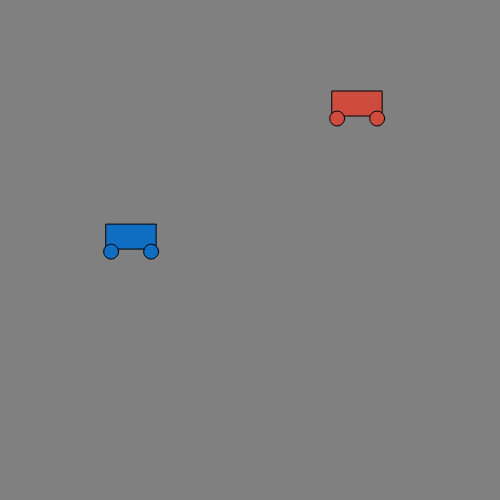
Frame 1 (no input)
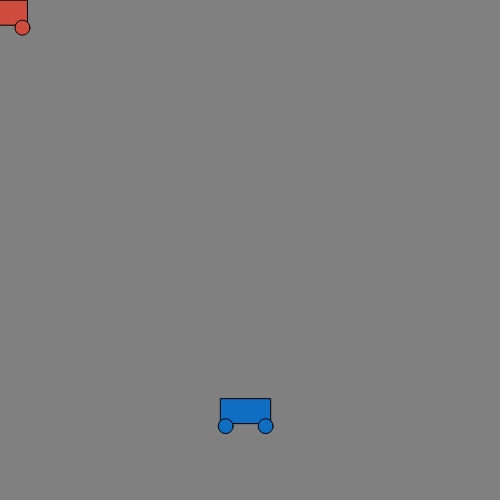
Frame 60 (no input)
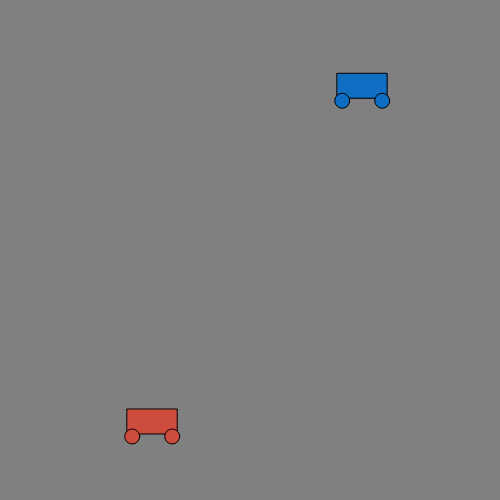
Frame 120 (the mouse pressed at the canvas centre since frame 60)

The p5.js sketch that drew these frames (run headless with seeded random() and noise() and a simulated clock; from frame 60 on, the mouse is pressed at the canvas centre):

// p5.js sketch
// ── sketch.js
let myCar1 ;
let myCar2 ;
let myCar3;
function setup() {
  createCanvas(500, 500);
  myCar1 = new Car() ;
  myCar2 = new Car() ;
  myCar3 = new Car() ;
  rectMode(CENTER);
}

function draw() {
  background('grey');
  myCar1.display() ;
  myCar2.display();

  myCar1.move() ;
  myCar2.move();
  myCar3.move();
}

class Car {

  constructor() {
    //attributes
    this.pos = createVector(random(width), random(height)) ;
    this.vel = createVector(random(-5,5), random(-5,5)) ;
    this.r = random(255) ;
    this.g = random(255) ;
    this.b = random(255) ;
    this.w = random(40,60);
  }

      //methods
      display() {
        fill(this.r, this.g, this.b) ;
        rect(this.pos.x, this.pos.y,50,25) ;
        ellipse(this.pos.x-20, this.pos.y+15, 15) ;
        ellipse(this.pos.x+20, this.pos.y+15, 15) ;
      }

      move() {
        this.pos.add(this.vel) ;
        if (this.pos.x> width) this.pos.x = 0;
        if (this.pos.x <0 ) this.pos.x = width;
        if (this.pos.y > height) this.pos.y = 0;
        if (this.pos.y < 0) this.pos.y = height;
      }
}
